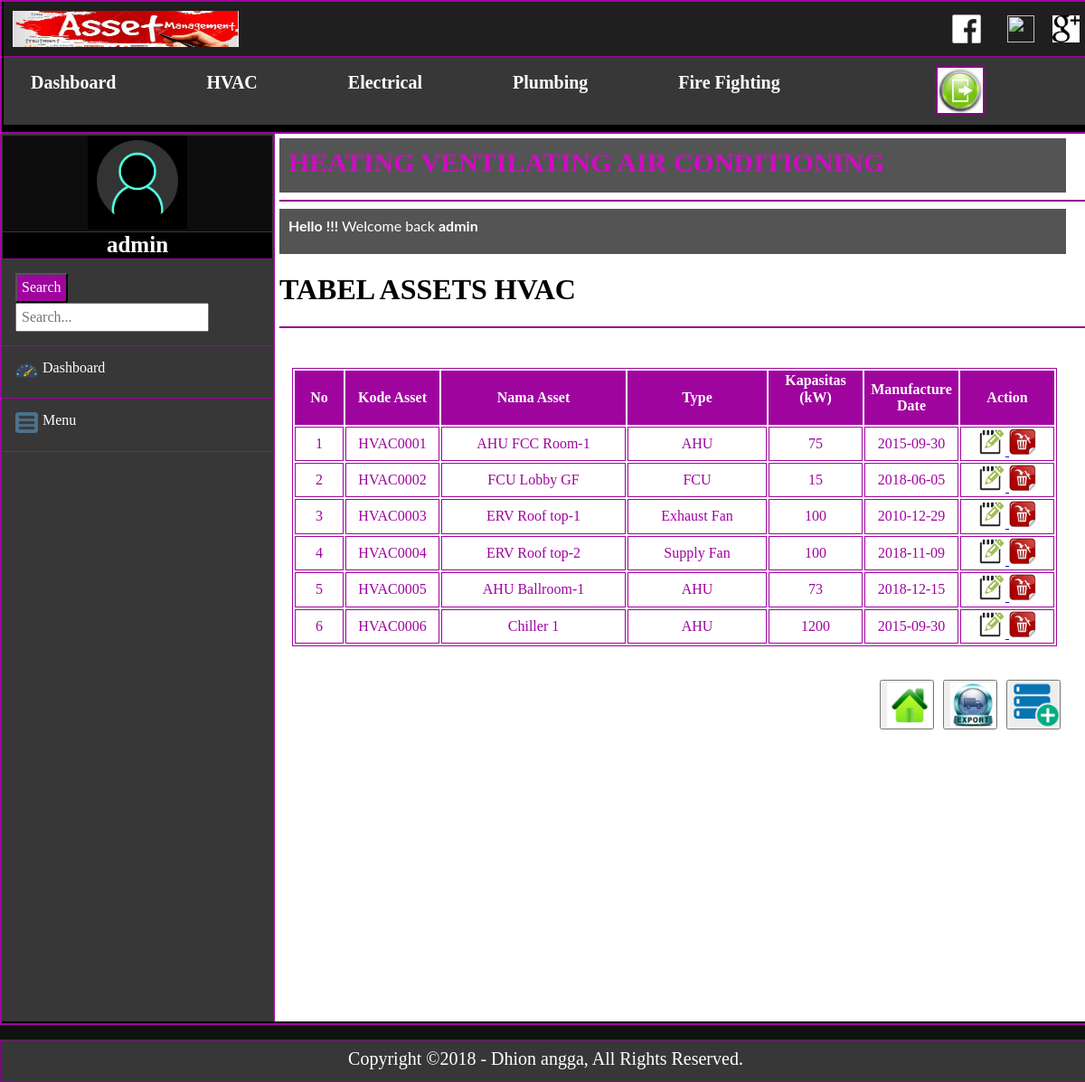
The page /dashboardhvac.php (signed in) on the database its author committed.
### tables this page shows
CREATE TABLE `hvac` (
  `id` int(50) NOT NULL,
  `kode_asset` varchar(50) DEFAULT NULL,
  `nama_asset` varchar(50) DEFAULT NULL,
  `type` varchar(20) DEFAULT NULL,
  `kapasitas` float DEFAULT NULL,
  `tanggal` date NOT NULL
);

### dashboardhvac.php (the view, shortened to what this page needs)
<?php
  include '../UAS/koneksi.php';
if(!isset($_SESSION['username'])) {
   header('location:login.php');
} else {
   $username = $_SESSION['username'];
}
?>
<!doctype html>
<html>
<head>
		<link rel="stylesheet" href="css/crudcss.css">
	<link rel="stylesheet" href="css/reset/normalize.css">
</head>
<body>
	<div class="container">
  <div class="navlogo">
	  <li style="margin-top: 10px; margin-left: 10px"><img src="assets/ass2.JPG" width="250px" height="40px"> </li>
	  <li style="float: right; margin-right: 10px; margin-top: 15px"><a href="https://plus.google.com/share?url=dashboard.php" target="_blank"><img src="assets/google-plus-logo-symbol_318-54556.jpg" width="30px" height="30px"></a></li>
	  <li style="float: right; margin-right: 10px; margin-top: 15px"><a href="http://www.twitter.com/share?url=dashboard.php" target="_blank"><img src="assets/twitter_PNG15.png" width="30px" height="30px"></a></li>
	  <li style="float: right; margin-right: 10px; margin-top: 5px"><a href="http://www.facebook.com/sharer.php?u=dashboard.php" target="_blank"><img src="assets/face.png" width="50px" height="50px"></a></li>
  </div>
  <div class="nav">
	  <ul class="main-nav">
		<li style="margin-left: 30px"><a href="dashboard.php"><h2>Dashboard</h2></a></li>
        <li><a href="dashboardhvac.php"><h2>HVAC</h2></a></li>
		<li><a href="dashboardelectric.php"><h2>Electrical</h2></a></li>
        <li><a href="dashboardplumbing.php"><h2>Plumbing</h2></a></li>
        <li><a href="dashboardfire.php"><h2>Fire Fighting</h2></a></li>
        <li style="float: right; margin-top: 10px; margin-right: 15px"><a href="logout.php"><img src="assets/logout.jpg" width="50" height="50" style="border-color:#840683; border-width: 2px; border-style: solid"></a>
        </li>
      </ul>
  </div>
	<div class="kirisidebar">
	<div class="user-section">
    <div class="user-section-inner">
       <center><img src="assets/User_Avatar_2.png" width="90" height="90"></center>
          </div>
    <div class="user-info"><strong><?php echo $username;?></strong>
		</div>
       </div>
	<div class="dashcari">
		<form action="prosescarihvac.php" method="post">
    <input type="submit" id="searchbutton" value="Search" name="Search" class="formbutton" style="background: #9F059E; color: white; padding: 5px" />
	<input type="text" id="searchquery" width="170px" name="keyword" placeholder="Search..." / style="padding: 5px">
		</form></div>
			<div class="dashmenu"><div class="gm"><img src="assets/dashboard.png" width="25px" height="23"></div>
		    <div class="am" ><a href="dashboard.php"> Dashboard</a></div></div>
	<div class="dropdown">
		<div class="mainmenubtn"><div class="gm"><img src="assets/menu.png" width="25px" height="23"></div>
		<div class="am"><a href="">Menu</a></div></div>
	</div>
	  </div>
	<div class="kanansidebar">
	<div class="headerkanan" ><strong>HEATING VENTILATING AIR CONDITIONING</strong></div>
	<hr color=#930892>
	<div class="userinfo" style="font-family:lato"><strong>Hello !!!</strong> Welcome back <strong>
		<?php echo $username;?></strong></div>
		<h1>TABEL ASSETS HVAC</h1><hr color="#930892"><br>
		<div class="contentcrud"><br>
		 <table border="1" bordercolor="#9F059E" style="margin: 0 auto; color:#9F059E ; border-style: solid">
      <tr>
     <th width="50px" bgcolor="#9F059E"><center><font color="white">No</font></center></th>
     <th width="100px" bgcolor="#9F059E"><center><font color="white">Kode Asset</font></center></th>
     <th width="200px" bgcolor="#9F059E"><center><font color="white">Nama Asset</font></center></th>
     <th width="150px" bgcolor="#9F059E"><center><font color="white">Type</font></center></th>
     <th width="100px" bgcolor="#9F059E"><center><font color="white">Kapasitas (kW)</font></center>/th>
	 <th width="100px" bgcolor="#9F059E"><center><font color="white">Manufacture Date</font></center></th>
	 <th width="100px" bgcolor="#9F059E"><center><font color="white">Action</font></center></th>
     </tr>
      <?php
      $query = "SELECT * FROM HVAC ORDER BY kode_asset ASC";
      $result = mysqli_query($link, $query);
      $no = 1;
      while($data = mysqli_fetch_assoc($result))
      {
        echo "<tr>";
        echo "<td><center>$no</center></td>";
        echo "<td><center>$data[kode_asset]</center></td>";
        echo "<td><center>$data[nama_asset]</center></td>";
        echo "<td><center>$data[type]</center></td>";
		echo "<td><center>$data[kapasitas]</center></td>";
		echo "<td><center>$data[tanggal]</center></td>";
        echo '<td><center>
          <a href="updatehvac.php?id='.$data['id'].'"><img src="../UAS/assets/images.png" width="30px" height="30px"></img> </a>
          <a href="hapushvac.php?id='.$data['id'].'"
      		  onclick="return confirm(\'Anda yakin akan menghapus data?\')"><img src="../UAS/assets/Delete_icon.png" width="30px" height="30px"></img></a>
        </center></td>';
        echo "</tr>";
        $no++;
      }
      ?>
    </table>
				<br><br>
			<button type="button" style="width: 60px; height: 55px; float: right; margin-right: 10px;"><a href="tambahhvac.php" ><img src="assets/create-icon-png-9.png" width="50px" height="50px"></a></button>
			<button type="button" style="width: 60px; height: 55px; float: right; margin-right: 10px"><a href="excelhvac.php"><img src="assets/export.jpg" width="50px" height="50px"></a></button>
			<button type="button" style="width: 60px; height: 55px; float: right; margin-right: 10px"><a href="dashboard.php" ><img src="assets/home.jpg" width="50px" height="50px"></a></button>
		</div>
		</div>
		</div>
		<div class="copyright">Copyright &copy;2018 - Dhion angga, All Rights Reserved.</div>
</body>
</html>

### css/crudcss.css (style rules this page uses)
body { font-family: Baskerville, "Palatino Linotype", Palatino, "Century Schoolbook L", "Times New Roman", "serif"; background:#111111; }
.container { margin: 0 auto; width: 1204px; min-height: 1130px; background: black; border:2px solid #A105A0; }
.kirisidebar { width: 300px; float: left; border-style: solid; border-color:#9F059E; border-right: none; border-left: none; border-bottom: none; border-width: 2px; background: #373737; min-height: 982px; margin-top: 8px; margin-bottom: 20px; }
.kirisidebar a { color: white; }
.kanansidebar { width: 892px; float: right; border-style: solid; border-color: #9F059E; border-width: 2px; border-bottom: none; border-right: none; padding: 5px; margin-bottom: 20px; margin-top: 8px; background: white; min-height: 972px; }
.headerkanan { height: 40px; background-color: #545454; padding: 10px; text-align: left; font-size: 30px; width: 850px; color:#CF0DC2; }
.navlogo { border-bottom: 1px solid #A105A0; height: 60px; margin: 0 auto; width: 1200px; background:#1F1F1F; background-size:auto; }
.navlogo li { float: left; text-decoration: none; margin-left: 10px; height: 50px; display: inline; }
.nav { margin:0 auto; width: 1200px; height: 75px; background:#373737; }
.nav ul { list-style: none; display: inline; }
.nav li { float: left; }
.nav ul li a { display: block; color: white; text-decoration: none; }
.main-nav { width: 1200px; font-family: Baskerville, "Palatino Linotype", Palatino, "Century Schoolbook L", "Times New Roman", "serif"; height: 75px; }
.main-nav li { display: inline; margin-left: 100px; }
.main-nav a { text-decoration: none; color: #FFFFFF; font-size:10pt; display: inline; }
.main-nav a { display: inline; }
.contentcrud { margin: 0 auto; width: 874px; float: left; }
.user-section { background:#0D0D0D; width: 298px; margin: 0 auto; border-bottom: 1px solid #A105A0; }
.user-section-inner { width: 100px; margin: 2px auto; padding: 5px; background: black; }
.user-info { width: 298px; text-align: center; font-size: 25px; color: white; margin:0 auto; background: black; border-top: 1px solid #373737; }
.userinfo { width: 850px; margin: 10 20 10 20; background-color:#545454; height: 30px; text-align: left; padding: 10px; color:white; }
.dashmenu,.dashcari { float: left; width: 270px; text-decoration: none; border-bottom: #9F059E; border-bottom-width: 1px; border-bottom-style: solid; padding: 15px; }
.dashmenu a,.mainmenubtn a { text-decoration: none; }
.gm { width: 30px; float: left; }
.am { width: 240px; float: right; }
.am ,.gm { display: inline; }
.mainmenubtn { cursor: pointer; float: left; width: 270px; border-bottom: #9F059E; border-bottom-width: 1px; border-bottom-style: solid; padding: 15px; }
.dropdown { float: left; position: relative; display: inline-block; width: 290px; }
.copyright { margin: 0 auto; background:#373737; color: white; height: 15px; padding: 15px 0; clear: both; white-space: nowrap; text-align: center; line-height: 10px; font-size: 20px; bottom: -50px; width: 1205px; border:1px solid #860485; }

### rows shown on the page
hvac: kode_asset "HVAC0001", nama_asset "AHU FCC Room-1", type "AHU", kapasitas "75", tanggal "2015-09-30"
hvac: kode_asset "HVAC0002", nama_asset "FCU Lobby GF", type "FCU", kapasitas "15", tanggal "2018-06-05"
hvac: kode_asset "HVAC0003", nama_asset "ERV Roof top-1", type "Exhaust Fan", kapasitas "100", tanggal "2010-12-29"
hvac: kode_asset "HVAC0004", nama_asset "ERV Roof top-2", type "Supply Fan", kapasitas "100", tanggal "2018-11-09"
hvac: kode_asset "HVAC0005", nama_asset "AHU Ballroom-1", type "AHU", kapasitas "73", tanggal "2018-12-15"
hvac: kode_asset "HVAC0006", nama_asset "Chiller 1", type "AHU", kapasitas "1200", tanggal "2015-09-30"

### other values the page prints
$username "admin"
